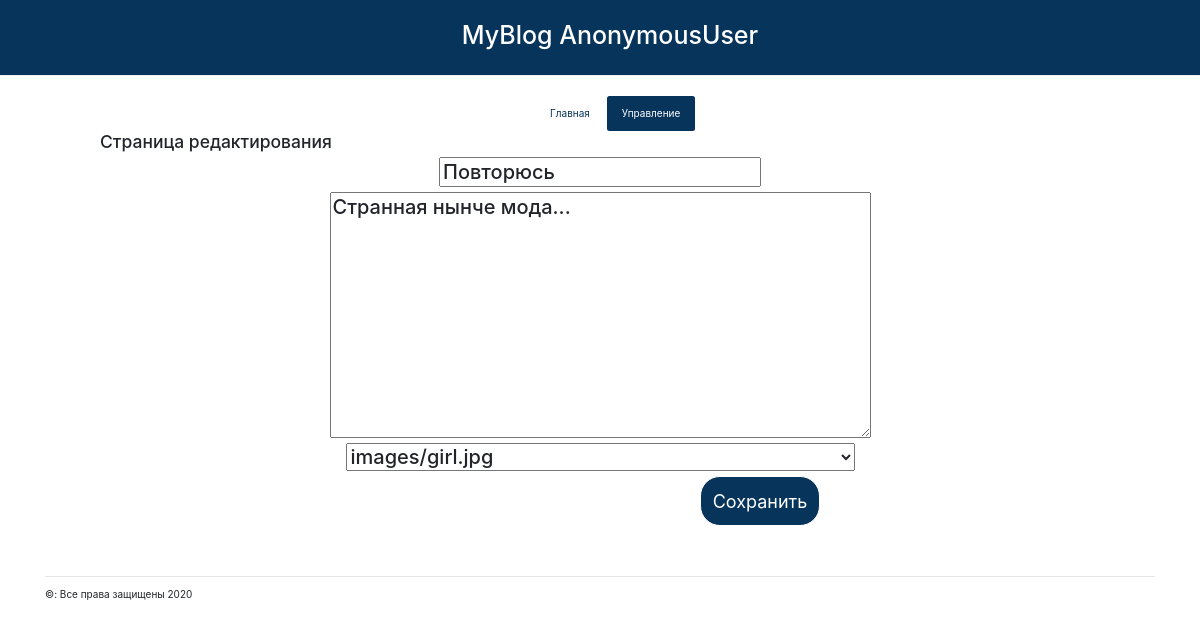
The app's page /update_post/4 with its own data.
### blog/models.py (models this page shows, shortened)
class Post(models.Model):
    author = models.ForeignKey(settings.AUTH_USER_MODEL, on_delete=models.CASCADE)
    title = models.CharField(max_length=200)
    text = models.TextField()
    created_date = models.DateTimeField(default=timezone.now)
    published_date = models.DateTimeField(blank=True, null=True)
    image = models.OneToOneField(Post_Image, on_delete=models.CASCADE, null=True)

class Post_Image(models.Model):
    image = models.ImageField(upload_to='images/', blank=True, null=True)
    def __str__(self):
        return self.image.name

### blog/views.py (the view, shortened to what this page needs)
# urls.py: path('update_post/<int:pk>', views.update_post, name='update_post'),
def update_post(request, pk):
    get_form = Post.objects.get(pk=pk)
    form = PostForm(instance=get_form)
    return render(request, 'blog/post_edit.html', {'get_post': get_form, 'update': True, 'form': form})

### blog/forms.py
class PostForm(forms.ModelForm):
    class Meta:
        model = Post
        fields = ('title', 'text', 'image')

### blog/templates/blog/post_edit.html (shortened to what this page needs)
{% extends 'blog/bottom.html' %}
{% block settings %}
<!doctype html>
<html lang="en">
  <head>
    <link rel="stylesheet" href="https://stackpath.bootstrapcdn.com/bootstrap/4.5.0/css/bootstrap.min.css">
  </head>
  <body>
  </body>
</html>
{% endblock %}
{% block content %}
    <div class = "container">
        <ul class="nav nav-pills" style="margin-left: 490px">
            <li class="nav-item">
                <a class="nav-link active"  style="background-color: #FFFFFF; color: #06345B" href="/posts/">Главная</a>
            </li>
            <li class="nav-item">
                <a class="nav-link" style="background-color: #06345B; color: #FFFFFF" href="">Управление</a>
            </li>
        </ul>
    </div>
    {% if update %}
        <h3><a>Страница редактирования</a></h3>
        <form method="POST" class="post-form">{% csrf_token %}
            <h2><a>{{ form.title }}{{ form.author}} </a></h2>
            <h2><a>{{ form.text }}</a></h2>
            <h2><a>{{ form.image }}</a></h2>
            <button style="background-color: #06345B; height: 50px; width: 120px; border-color: #FFFFFF; color: #FFFFFF; margin-left: 700px; font-size: large; border-radius: 20px" type="submit" href="/#" class="save btn btn-dark">Сохранить</button>
        </form>
    {% endif %}
{% endblock %}

### blog/static/blog/css/blog.css (style rules this page uses)
h2 a { color: black; }
body h3 { padding-left: 100px; padding-right: 100px; }

### blog/templates/blog/bottom.html (style rules this page uses)
h2 { text-align: center; }

### records on screen
Post: title "Повторюсь", text "Странная нынче мода..."
Post_Image: image "images/girl.jpg"

### other values on screen
{{ request.user }} "AnonymousUser"
